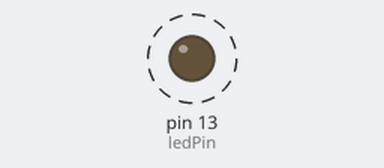
Simulated run of this sketch. Board: Arduino Uno, built with avr-gcc and run on an emulated ATmega328P. On the bench: output pins drawn as LEDs (lit = HIGH). Dashed ring = blinking.

Above: at 0.06 s.
Timing chart, 0 to 3.0 s (numbered marks = the images above):
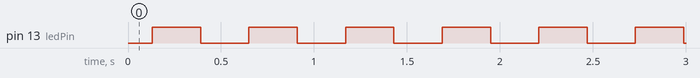

Measured:
- by itself, pin 13 (ledPin): alternates HIGH for 0.26 s and LOW for 0.26 s

The sketch:

sketch_mar16a.ino
```cpp
int tempo_de_queda = 300;
int ledPin = 13;
int analoPin = 2;
int espera = 1.17;
int degrau = 1;


void setup() {
  Serial.begin(9600);
  pinMode(ledPin, OUTPUT);
}

void loop() {


  int i = 0;

    while ( i <= 255 ){
        analogWrite( ledPin, i );
        delay( espera );
        i = i + degrau;
    }

    i = 255;
    while ( i >= 0 ){
        analogWrite( ledPin, i );
        delay( espera );
        i = i - degrau;
    }

}
```
